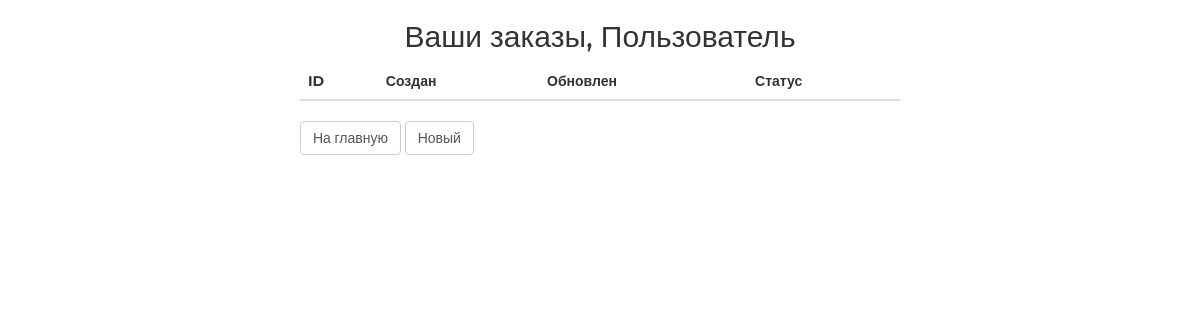
/orders/ (signed in), run on an earlier commit of the app's database.
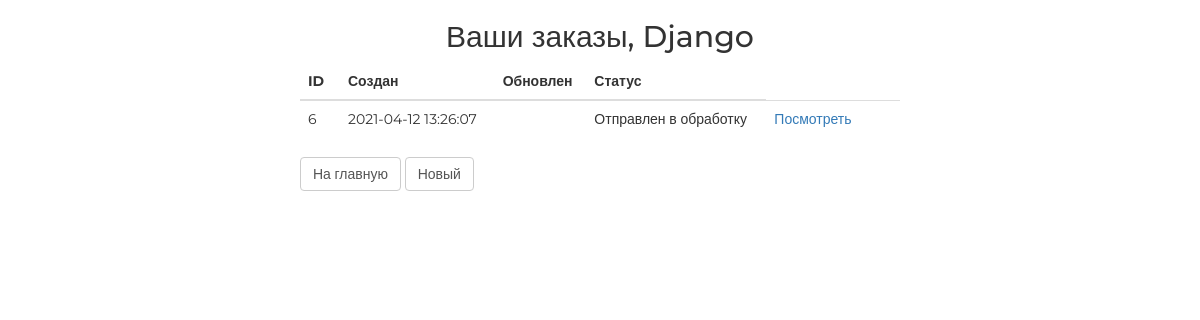
And on a later commit of the database.
### authapp/models.py (models this page shows, shortened)
class ShopUser(AbstractUser):
    avatar = models.ImageField(upload_to= 'users_avatars', blank=True)
    age = models.PositiveSmallIntegerField(verbose_name='Возраст', default=18)
    activation_key = models.CharField(max_length=128, blank=True)
    activation_key_expires = models.DateTimeField(auto_now_add=True, blank=True, null=True)

### ordersapp/models.py (models this page shows, shortened)
class Order(models.Model):
    FORMING = 'FM'
    SENT_TO_PROCEED = 'STP'
    PROCEEDED = 'PRD'
    PAID = 'PD'
    READY = 'RDY'
    CANCEL = 'CNC'
    ORDER_STATUS_CHOICES = (
        (FORMING, 'Формируется'),
        (SENT_TO_PROCEED, 'Отправлен в обработку'),
        (PROCEEDED, 'Oбрабатывается'),
        (PAID, 'Oплачен'),
        (READY, 'Готов к выдаче'),
        (CANCEL, 'Oтменен'),
    )
    user = models.ForeignKey(settings.AUTH_USER_MODEL, on_delete=models.CASCADE)
    created = models.DateTimeField(auto_now_add=True, verbose_name='Создан')
    update = models.DateTimeField(auto_now=True, verbose_name='Изменен')
    is_active = models.BooleanField(default=True, verbose_name='Активен')
    status = models.CharField(choices=ORDER_STATUS_CHOICES, default=FORMING, verbose_name='Статус', max_length=3)
    class Meta:
        ordering = ('-created',)
        verbose_name = 'Заказ'
        verbose_name_plural = 'Заказы'

### ordersapp/views.py (the view)
# urls.py: path('', ordersapp.OrderListView.as_view(), name='orders_list'),
class OrderListView(ListView):
    model = Order
    def get_queryset(self):
        return Order.objects.filter(user=self.request.user)

### mainapp/context_processors.py (called while the page is built)
def basket(request):
    basket_list = []
    if request.user.is_authenticated:
        basket_list = Basket.objects.filter(user=request.user)
    return {
        'basket': basket_list
    }

### ordersapp/templates/ordersapp/order_list.html (shortened to what this page needs)
{% extends 'ordersapp/base.html' %}
{% load static %}
{% block content %}
   <div class="h2 text-center head">
       Ваши заказы,
       {% if user.first_name %}
           {{ user.first_name|title}}
       {% else %}
           Пользователь
       {% endif %}
   </div>
   <table class="table orders_list">
       <thead>
         <tr>
           <th>ID</th>
           <th>Создан</th>
           <th>Обновлен</th>
           <th>Статус</th>
         </tr>
       </thead>
       <tbody>
           {% for item in object_list %}
               {% if item.is_active %}
               <tr>
                   <td class="td1 orders_list">{{ item.pk }}</td>
                   <td>{{ item.created|date:"Y-m-d H:i:s" }}</td>
                   <td>{{ item.updated|date:"Y-m-d H:i:s" }}</td>
                   <td>{{ item.get_status_display }}</td>
                   <td>
                       <a href="{% url 'orders:order_detail' item.pk %}">
                           Посмотреть
                       </a>
                   </td>
                   <td>
                   </td>
                   <td>
                   </td>
               </tr>
               {% endif %}
           {% endfor %}
       </tbody>
   </table>
   <button class="btn btn-default btn-round">
       <a href="{% url 'main' %}">
           На главную
       </a>
   </button>
   <button class="btn btn-default btn-round">
       <a href="{% url 'orders:order_create' %}">
           Новый
       </a>
   </button>
{% endblock %}

What changed in the data, as far as the page shows it:
now on this page (row edited): ShopUser: first_name "Django"
added Order: pk "6", created "2021-04-12 13:26:07", status "Отправлен в обработку"
Also different on the page:
text no longer shown: "Пользователь"
